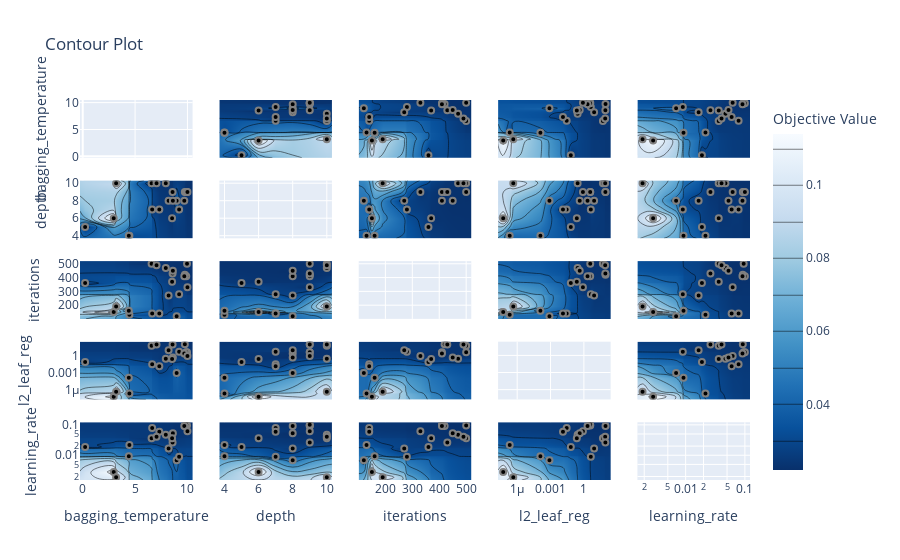

The notebook cell this image was saved under:
### Code cell
plot_contour(study)

### Figure 1 — Plotly figure (JSON) as saved in the notebook; plotly's stock layout.template omitted (floating-point values rounded to 4 significant figures; data arrays with more than 128 entries replaced by an {"elided": "..."} marker saying what was removed)
{"data": [{"type": "scatter", "xaxis": "x", "yaxis": "y"}, {"colorbar": {"title": {"text": "Objective Value"}}, "colorscale": [[0, "rgb(247,251,255)"], [0.125, "rgb(222,235,247)"], [0.25, "rgb(198,219,239)"], [0.375, "rgb(158,202,225)"], [0.5, "rgb(107,174,214)"], [0.625, "rgb(66,146,198)"], [0.75, "rgb(33,113,181)"], [0.875, "rgb(8,81,156)"], [1, "rgb(8,48,107)"]], "connectgaps": true, "contours": {"coloring": "heatmap"}, "hoverinfo": "none", "line": {"smoothing": 1.3}, "reversescale": true, "showscale": true, "type": "contour", "x": [-0.2609, 0.2277, 2.959, 3.188, 4.4, 4.456, 6.574, 6.632, 7.048, 7.314, 7.931, 8.199, 8.533, 8.58, 8.608, 8.969, 9.206, 9.699, 9.753, 9.889, 9.959, 10.0, 10.49], "xaxis": "x6", "y": [3.7, 4, 5, 6, 7, 8, 9, 10, 10.3], "yaxis": "y6", "z": {"elided": "9x23 float values"}}, {"marker": {"color": "black", "line": {"color": "Grey", "width": 2}}, "mode": "markers", "showlegend": false, "type": "scatter", "x": [8.969, 6.632, 4.456, 4.4, 2.959, 7.314, 9.206, 3.188, 7.931, 0.2277, 6.574, 7.048, 9.959, 9.753, 9.889, 9.699, 8.58, 10.0, 8.199, 8.608, 8.533], "xaxis": "x6", "y": [8, 7, 4, 4, 6, 7, 7, 10, 10, 5, 10, 10, 9, 9, 9, 8, 9, 9, 8, 8, 6], "yaxis": "y6"}, {"colorbar": {"title": {"text": "Objective Value"}}, "colorscale": [[0, "rgb(247,251,255)"], [0.125, "rgb(222,235,247)"], [0.25, "rgb(198,219,239)"], [0.375, "rgb(158,202,225)"], [0.5, "rgb(107,174,214)"], [0.625, "rgb(66,146,198)"], [0.75, "rgb(33,113,181)"], [0.875, "rgb(8,81,156)"], [1, "rgb(8,48,107)"]], "connectgaps": true, "contours": {"coloring": "heatmap"}, "hoverinfo": "none", "line": {"smoothing": 1.3}, "reversescale": true, "showscale": false, "type": "contour", "x": [-0.2609, 0.2277, 2.959, 3.188, 4.4, 4.456, 6.574, 6.632, 7.048, 7.314, 7.931, 8.199, 8.533, 8.58, 8.608, 8.969, 9.206, 9.699, 9.753, 9.889, 9.959, 10.0, 10.49], "xaxis": "x11", "y": [101, 120, 130, 140, 150, 160, 190, 270, 280, 330, 360, 370, 410, 420, 430, 450, 470, 490, 500, 519], "yaxis": "y11", "z": {"elided": "20x23 float values"}}, {"marker": {"color": "black", "line": {"color": "Grey", "width": 2}}, "mode": "markers", "showlegend": false, "type": "scatter", "x": [8.969, 6.632, 4.456, 4.4, 2.959, 7.314, 9.206, 3.188, 7.931, 0.2277, 6.574, 7.048, 9.959, 9.753, 9.889, 9.699, 8.58, 10.0, 8.199, 8.608, 8.533], "xaxis": "x11", "y": [120, 140, 130, 160, 150, 140, 280, 190, 470, 360, 500, 490, 500, 420, 410, 410, 430, 330, 270, 450, 370], "yaxis": "y11"}, {"colorbar": {"title": {"text": "Objective Value"}}, "colorscale": [[0, "rgb(247,251,255)"], [0.125, "rgb(222,235,247)"], [0.25, "rgb(198,219,239)"], [0.375, "rgb(158,202,225)"], [0.5, "rgb(107,174,214)"], [0.625, "rgb(66,146,198)"], [0.75, "rgb(33,113,181)"], [0.875, "rgb(8,81,156)"], [1, "rgb(8,48,107)"]], "connectgaps": true, "contours": {"coloring": "heatmap"}, "hoverinfo": "none", "line": {"smoothing": 1.3}, "reversescale": true, "showscale": false, "type": "contour", "x": [-0.2609, 0.2277, 2.959, 3.188, 4.4, 4.456, 6.574, 6.632, 7.048, 7.314, 7.931, 8.199, 8.533, 8.58, 8.608, 8.969, 9.206, 9.699, 9.753, 9.889, 9.959, 10.0, 10.49], "xaxis": "x16", "y": [1.909e-08, 5.508e-08, 2.122e-07, 4.44e-07, 0.0001225, 0.0007949, 0.01312, 0.02823, 0.06655, 0.2307, 0.2728, 0.4196, 0.8178, 2.127, 3.69, 3.724, 4.207, 8.319, 51.41, 82.15, 85.51, 88.38, 255.1], "yaxis": "y16", "z": {"elided": "23x23 float values"}}, {"marker": {"color": "black", "line": {"color": "Grey", "width": 2}}, "mode": "markers", "showlegend": false, "type": "scatter", "x": [8.969, 6.632, 4.456, 4.4, 2.959, 7.314, 9.206, 3.188, 7.931, 0.2277, 6.574, 7.048, 9.959, 9.753, 9.889, 9.699, 8.58, 10.0, 8.199, 8.608, 8.533], "xaxis": "x16", "y": [0.0007949, 0.02823, 2.122e-07, 0.0001225, 5.508e-08, 0.01312, 4.207, 4.44e-07, 0.2728, 0.06655, 51.41, 82.15, 3.724, 88.38, 3.69, 2.127, 85.51, 0.8178, 8.319, 0.4196, 0.2307], "yaxis": "y16"}, {"colorbar": {"title": {"text": "Objective Value"}}, "colorscale": [[0, "rgb(247,251,255)"], [0.125, "rgb(222,235,247)"], [0.25, "rgb(198,219,239)"], [0.375, "rgb(158,202,225)"], [0.5, "rgb(107,174,214)"], [0.625, "rgb(66,146,198)"], [0.75, "rgb(33,113,181)"], [0.875, "rgb(8,81,156)"], [1, "rgb(8,48,107)"]], "connectgaps": true, "contours": {"coloring": "heatmap"}, "hoverinfo": "none", "line": {"smoothing": 1.3}, "reversescale": true, "showscale": false, "type": "contour", "x": [-0.2609, 0.2277, 2.959, 3.188, 4.4, 4.456, 6.574, 6.632, 7.048, 7.314, 7.931, 8.199, 8.533, 8.58, 8.608, 8.969, 9.206, 9.699, 9.753, 9.889, 9.959, 10.0, 10.49], "xaxis": "x21", "y": [0.001537, 0.001875, 0.002827, 0.006901, 0.008958, 0.009208, 0.01656, 0.01883, 0.02161, 0.02621, 0.03608, 0.03617, 0.04034, 0.04697, 0.05287, 0.0597, 0.06213, 0.07824, 0.09105, 0.09214, 0.09534, 0.09992, 0.1219], "yaxis": "y21", "z": {"elided": "23x23 float values"}}, {"marker": {"color": "black", "line": {"color": "Grey", "width": 2}}, "mode": "markers", "showlegend": false, "type": "scatter", "x": [8.969, 6.632, 4.456, 4.4, 2.959, 7.314, 9.206, 3.188, 7.931, 0.2277, 6.574, 7.048, 9.959, 9.753, 9.889, 9.699, 8.58, 10.0, 8.199, 8.608, 8.533], "xaxis": "x21", "y": [0.006901, 0.07824, 0.02161, 0.009208, 0.002827, 0.0597, 0.008958, 0.001875, 0.04697, 0.01883, 0.03608, 0.04034, 0.09534, 0.09214, 0.09992, 0.09105, 0.02621, 0.06213, 0.01656, 0.05287, 0.03617], "yaxis": "y21"}, {"colorbar": {"title": {"text": "Objective Value"}}, "colorscale": [[0, "rgb(247,251,255)"], [0.125, "rgb(222,235,247)"], [0.25, "rgb(198,219,239)"], [0.375, "rgb(158,202,225)"], [0.5, "rgb(107,174,214)"], [0.625, "rgb(66,146,198)"], [0.75, "rgb(33,113,181)"], [0.875, "rgb(8,81,156)"], [1, "rgb(8,48,107)"]], "connectgaps": true, "contours": {"coloring": "heatmap"}, "hoverinfo": "none", "line": {"smoothing": 1.3}, "reversescale": true, "showscale": false, "type": "contour", "x": [3.7, 4, 5, 6, 7, 8, 9, 10, 10.3], "xaxis": "x2", "y": [-0.2609, 0.2277, 2.959, 3.188, 4.4, 4.456, 6.574, 6.632, 7.048, 7.314, 7.931, 8.199, 8.533, 8.58, 8.608, 8.969, 9.206, 9.699, 9.753, 9.889, 9.959, 10.0, 10.49], "yaxis": "y2", "z": {"elided": "23x9 float values"}}, {"marker": {"color": "black", "line": {"color": "Grey", "width": 2}}, "mode": "markers", "showlegend": false, "type": "scatter", "x": [8, 7, 4, 4, 6, 7, 7, 10, 10, 5, 10, 10, 9, 9, 9, 8, 9, 9, 8, 8, 6], "xaxis": "x2", "y": [8.969, 6.632, 4.456, 4.4, 2.959, 7.314, 9.206, 3.188, 7.931, 0.2277, 6.574, 7.048, 9.959, 9.753, 9.889, 9.699, 8.58, 10.0, 8.199, 8.608, 8.533], "yaxis": "y2"}, {"type": "scatter", "xaxis": "x7", "yaxis": "y7"}, {"colorbar": {"title": {"text": "Objective Value"}}, "colorscale": [[0, "rgb(247,251,255)"], [0.125, "rgb(222,235,247)"], [0.25, "rgb(198,219,239)"], [0.375, "rgb(158,202,225)"], [0.5, "rgb(107,174,214)"], [0.625, "rgb(66,146,198)"], [0.75, "rgb(33,113,181)"], [0.875, "rgb(8,81,156)"], [1, "rgb(8,48,107)"]], "connectgaps": true, "contours": {"coloring": "heatmap"}, "hoverinfo": "none", "line": {"smoothing": 1.3}, "reversescale": true, "showscale": false, "type": "contour", "x": [3.7, 4, 5, 6, 7, 8, 9, 10, 10.3], "xaxis": "x12", "y": [101, 120, 130, 140, 150, 160, 190, 270, 280, 330, 360, 370, 410, 420, 430, 450, 470, 490, 500, 519], "yaxis": "y12", "z": {"elided": "20x9 float values"}}, {"marker": {"color": "black", "line": {"color": "Grey", "width": 2}}, "mode": "markers", "showlegend": false, "type": "scatter", "x": [8, 7, 4, 4, 6, 7, 7, 10, 10, 5, 10, 10, 9, 9, 9, 8, 9, 9, 8, 8, 6], "xaxis": "x12", "y": [120, 140, 130, 160, 150, 140, 280, 190, 470, 360, 500, 490, 500, 420, 410, 410, 430, 330, 270, 450, 370], "yaxis": "y12"}, {"colorbar": {"title": {"text": "Objective Value"}}, "colorscale": [[0, "rgb(247,251,255)"], [0.125, "rgb(222,235,247)"], [0.25, "rgb(198,219,239)"], [0.375, "rgb(158,202,225)"], [0.5, "rgb(107,174,214)"], [0.625, "rgb(66,146,198)"], [0.75, "rgb(33,113,181)"], [0.875, "rgb(8,81,156)"], [1, "rgb(8,48,107)"]], "connectgaps": true, "contours": {"coloring": "heatmap"}, "hoverinfo": "none", "line": {"smoothing": 1.3}, "reversescale": true, "showscale": false, "type": "contour", "x": [3.7, 4, 5, 6, 7, 8, 9, 10, 10.3], "xaxis": "x17", "y": [1.909e-08, 5.508e-08, 2.122e-07, 4.44e-07, 0.0001225, 0.0007949, 0.01312, 0.02823, 0.06655, 0.2307, 0.2728, 0.4196, 0.8178, 2.127, 3.69, 3.724, 4.207, 8.319, 51.41, 82.15, 85.51, 88.38, 255.1], "yaxis": "y17", "z": {"elided": "23x9 float values"}}, {"marker": {"color": "black", "line": {"color": "Grey", "width": 2}}, "mode": "markers", "showlegend": false, "type": "scatter", "x": [8, 7, 4, 4, 6, 7, 7, 10, 10, 5, 10, 10, 9, 9, 9, 8, 9, 9, 8, 8, 6], "xaxis": "x17", "y": [0.0007949, 0.02823, 2.122e-07, 0.0001225, 5.508e-08, 0.01312, 4.207, 4.44e-07, 0.2728, 0.06655, 51.41, 82.15, 3.724, 88.38, 3.69, 2.127, 85.51, 0.8178, 8.319, 0.4196, 0.2307], "yaxis": "y17"}, {"colorbar": {"title": {"text": "Objective Value"}}, "colorscale": [[0, "rgb(247,251,255)"], [0.125, "rgb(222,235,247)"], [0.25, "rgb(198,219,239)"], [0.375, "rgb(158,202,225)"], [0.5, "rgb(107,174,214)"], [0.625, "rgb(66,146,198)"], [0.75, "rgb(33,113,181)"], [0.875, "rgb(8,81,156)"], [1, "rgb(8,48,107)"]], "connectgaps": true, "contours": {"coloring": "heatmap"}, "hoverinfo": "none", "line": {"smoothing": 1.3}, "reversescale": true, "showscale": false, "type": "contour", "x": [3.7, 4, 5, 6, 7, 8, 9, 10, 10.3], "xaxis": "x22", "y": [0.001537, 0.001875, 0.002827, 0.006901, 0.008958, 0.009208, 0.01656, 0.01883, 0.02161, 0.02621, 0.03608, 0.03617, 0.04034, 0.04697, 0.05287, 0.0597, 0.06213, 0.07824, 0.09105, 0.09214, 0.09534, 0.09992, 0.1219], "yaxis": "y22", "z": {"elided": "23x9 float values"}}, {"marker": {"color": "black", "line": {"color": "Grey", "width": 2}}, "mode": "markers", "showlegend": false, "type": "scatter", "x": [8, 7, 4, 4, 6, 7, 7, 10, 10, 5, 10, 10, 9, 9, 9, 8, 9, 9, 8, 8, 6], "xaxis": "x22", "y": [0.006901, 0.07824, 0.02161, 0.009208, 0.002827, 0.0597, 0.008958, 0.001875, 0.04697, 0.01883, 0.03608, 0.04034, 0.09534, 0.09214, 0.09992, 0.09105, 0.02621, 0.06213, 0.01656, 0.05287, 0.03617], "yaxis": "y22"}, {"colorbar": {"title": {"text": "Objective Value"}}, "colorscale": [[0, "rgb(247,251,255)"], [0.125, "rgb(222,235,247)"], [0.25, "rgb(198,219,239)"], [0.375, "rgb(158,202,225)"], [0.5, "rgb(107,174,214)"], [0.625, "rgb(66,146,198)"], [0.75, "rgb(33,113,181)"], [0.875, "rgb(8,81,156)"], [1, "rgb(8,48,107)"]], "connectgaps": true, "contours": {"coloring": "heatmap"}, "hoverinfo": "none", "line": {"smoothing": 1.3}, "reversescale": true, "showscale": false, "type": "contour", "x": [101, 120, 130, 140, 150, 160, 190, 270, 280, 330, 360, 370, 410, 420, 430, 450, 470, 490, 500, 519], "xaxis": "x3", "y": [-0.2609, 0.2277, 2.959, 3.188, 4.4, 4.456, 6.574, 6.632, 7.048, 7.314, 7.931, 8.199, 8.533, 8.58, 8.608, 8.969, 9.206, 9.699, 9.753, 9.889, 9.959, 10.0, 10.49], "yaxis": "y3", "z": {"elided": "23x20 float values"}}, {"marker": {"color": "black", "line": {"color": "Grey", "width": 2}}, "mode": "markers", "showlegend": false, "type": "scatter", "x": [120, 140, 130, 160, 150, 140, 280, 190, 470, 360, 500, 490, 500, 420, 410, 410, 430, 330, 270, 450, 370], "xaxis": "x3", "y": [8.969, 6.632, 4.456, 4.4, 2.959, 7.314, 9.206, 3.188, 7.931, 0.2277, 6.574, 7.048, 9.959, 9.753, 9.889, 9.699, 8.58, 10.0, 8.199, 8.608, 8.533], "yaxis": "y3"}, {"colorbar": {"title": {"text": "Objective Value"}}, "colorscale": [[0, "rgb(247,251,255)"], [0.125, "rgb(222,235,247)"], [0.25, "rgb(198,219,239)"], [0.375, "rgb(158,202,225)"], [0.5, "rgb(107,174,214)"], [0.625, "rgb(66,146,198)"], [0.75, "rgb(33,113,181)"], [0.875, "rgb(8,81,156)"], [1, "rgb(8,48,107)"]], "connectgaps": true, "contours": {"coloring": "heatmap"}, "hoverinfo": "none", "line": {"smoothing": 1.3}, "reversescale": true, "showscale": false, "type": "contour", "x": [101, 120, 130, 140, 150, 160, 190, 270, 280, 330, 360, 370, 410, 420, 430, 450, 470, 490, 500, 519], "xaxis": "x8", "y": [3.7, 4, 5, 6, 7, 8, 9, 10, 10.3], "yaxis": "y8", "z": {"elided": "9x20 float values"}}, {"marker": {"color": "black", "line": {"color": "Grey", "width": 2}}, "mode": "markers", "showlegend": false, "type": "scatter", "x": [120, 140, 130, 160, 150, 140, 280, 190, 470, 360, 500, 490, 500, 420, 410, 410, 430, 330, 270, 450, 370], "xaxis": "x8", "y": [8, 7, 4, 4, 6, 7, 7, 10, 10, 5, 10, 10, 9, 9, 9, 8, 9, 9, 8, 8, 6], "yaxis": "y8"}, {"type": "scatter", "xaxis": "x13", "yaxis": "y13"}, {"colorbar": {"title": {"text": "Objective Value"}}, "colorscale": [[0, "rgb(247,251,255)"], [0.125, "rgb(222,235,247)"], [0.25, "rgb(198,219,239)"], [0.375, "rgb(158,202,225)"], [0.5, "rgb(107,174,214)"], [0.625, "rgb(66,146,198)"], [0.75, "rgb(33,113,181)"], [0.875, "rgb(8,81,156)"], [1, "rgb(8,48,107)"]], "connectgaps": true, "contours": {"coloring": "heatmap"}, "hoverinfo": "none", "line": {"smoothing": 1.3}, "reversescale": true, "showscale": false, "type": "contour", "x": [101, 120, 130, 140, 150, 160, 190, 270, 280, 330, 360, 370, 410, 420, 430, 450, 470, 490, 500, 519], "xaxis": "x18", "y": [1.909e-08, 5.508e-08, 2.122e-07, 4.44e-07, 0.0001225, 0.0007949, 0.01312, 0.02823, 0.06655, 0.2307, 0.2728, 0.4196, 0.8178, 2.127, 3.69, 3.724, 4.207, 8.319, 51.41, 82.15, 85.51, 88.38, 255.1], "yaxis": "y18", "z": {"elided": "23x20 float values"}}, {"marker": {"color": "black", "line": {"color": "Grey", "width": 2}}, "mode": "markers", "showlegend": false, "type": "scatter", "x": [120, 140, 130, 160, 150, 140, 280, 190, 470, 360, 500, 490, 500, 420, 410, 410, 430, 330, 270, 450, 370], "xaxis": "x18", "y": [0.0007949, 0.02823, 2.122e-07, 0.0001225, 5.508e-08, 0.01312, 4.207, 4.44e-07, 0.2728, 0.06655, 51.41, 82.15, 3.724, 88.38, 3.69, 2.127, 85.51, 0.8178, 8.319, 0.4196, 0.2307], "yaxis": "y18"}, {"colorbar": {"title": {"text": "Objective Value"}}, "colorscale": [[0, "rgb(247,251,255)"], [0.125, "rgb(222,235,247)"], [0.25, "rgb(198,219,239)"], [0.375, "rgb(158,202,225)"], [0.5, "rgb(107,174,214)"], [0.625, "rgb(66,146,198)"], [0.75, "rgb(33,113,181)"], [0.875, "rgb(8,81,156)"], [1, "rgb(8,48,107)"]], "connectgaps": true, "contours": {"coloring": "heatmap"}, "hoverinfo": "none", "line": {"smoothing": 1.3}, "reversescale": true, "showscale": false, "type": "contour", "x": [101, 120, 130, 140, 150, 160, 190, 270, 280, 330, 360, 370, 410, 420, 430, 450, 470, 490, 500, 519], "xaxis": "x23", "y": [0.001537, 0.001875, 0.002827, 0.006901, 0.008958, 0.009208, 0.01656, 0.01883, 0.02161, 0.02621, 0.03608, 0.03617, 0.04034, 0.04697, 0.05287, 0.0597, 0.06213, 0.07824, 0.09105, 0.09214, 0.09534, 0.09992, 0.1219], "yaxis": "y23", "z": {"elided": "23x20 float values"}}, {"marker": {"color": "black", "line": {"color": "Grey", "width": 2}}, "mode": "markers", "showlegend": false, "type": "scatter", "x": [120, 140, 130, 160, 150, 140, 280, 190, 470, 360, 500, 490, 500, 420, 410, 410, 430, 330, 270, 450, 370], "xaxis": "x23", "y": [0.006901, 0.07824, 0.02161, 0.009208, 0.002827, 0.0597, 0.008958, 0.001875, 0.04697, 0.01883, 0.03608, 0.04034, 0.09534, 0.09214, 0.09992, 0.09105, 0.02621, 0.06213, 0.01656, 0.05287, 0.03617], "yaxis": "y23"}, {"colorbar": {"title": {"text": "Objective Value"}}, "colorscale": [[0, "rgb(247,251,255)"], [0.125, "rgb(222,235,247)"], [0.25, "rgb(198,219,239)"], [0.375, "rgb(158,202,225)"], [0.5, "rgb(107,174,214)"], [0.625, "rgb(66,146,198)"], [0.75, "rgb(33,113,181)"], [0.875, "rgb(8,81,156)"], [1, "rgb(8,48,107)"]], "connectgaps": true, "contours": {"coloring": "heatmap"}, "hoverinfo": "none", "line": {"smoothing": 1.3}, "reversescale": true, "showscale": false, "type": "contour", "x": [1.909e-08, 5.508e-08, 2.122e-07, 4.44e-07, 0.0001225, 0.0007949, 0.01312, 0.02823, 0.06655, 0.2307, 0.2728, 0.4196, 0.8178, 2.127, 3.69, 3.724, 4.207, 8.319, 51.41, 82.15, 85.51, 88.38, 255.1], "xaxis": "x4", "y": [-0.2609, 0.2277, 2.959, 3.188, 4.4, 4.456, 6.574, 6.632, 7.048, 7.314, 7.931, 8.199, 8.533, 8.58, 8.608, 8.969, 9.206, 9.699, 9.753, 9.889, 9.959, 10.0, 10.49], "yaxis": "y4", "z": {"elided": "23x23 float values"}}, {"marker": {"color": "black", "line": {"color": "Grey", "width": 2}}, "mode": "markers", "showlegend": false, "type": "scatter", "x": [0.0007949, 0.02823, 2.122e-07, 0.0001225, 5.508e-08, 0.01312, 4.207, 4.44e-07, 0.2728, 0.06655, 51.41, 82.15, 3.724, 88.38, 3.69, 2.127, 85.51, 0.8178, 8.319, 0.4196, 0.2307], "xaxis": "x4", "y": [8.969, 6.632, 4.456, 4.4, 2.959, 7.314, 9.206, 3.188, 7.931, 0.2277, 6.574, 7.048, 9.959, 9.753, 9.889, 9.699, 8.58, 10.0, 8.199, 8.608, 8.533], "yaxis": "y4"}, {"colorbar": {"title": {"text": "Objective Value"}}, "colorscale": [[0, "rgb(247,251,255)"], [0.125, "rgb(222,235,247)"], [0.25, "rgb(198,219,239)"], [0.375, "rgb(158,202,225)"], [0.5, "rgb(107,174,214)"], [0.625, "rgb(66,146,198)"], [0.75, "rgb(33,113,181)"], [0.875, "rgb(8,81,156)"], [1, "rgb(8,48,107)"]], "connectgaps": true, "contours": {"coloring": "heatmap"}, "hoverinfo": "none", "line": {"smoothing": 1.3}, "reversescale": true, "showscale": false, "type": "contour", "x": [1.909e-08, 5.508e-08, 2.122e-07, 4.44e-07, 0.0001225, 0.0007949, 0.01312, 0.02823, 0.06655, 0.2307, 0.2728, 0.4196, 0.8178, 2.127, 3.69, 3.724, 4.207, 8.319, 51.41, 82.15, 85.51, 88.38, 255.1], "xaxis": "x9", "y": [3.7, 4, 5, 6, 7, 8, 9, 10, 10.3], "yaxis": "y9", "z": {"elided": "9x23 float values"}}, {"marker": {"color": "black", "line": {"color": "Grey", "width": 2}}, "mode": "markers", "showlegend": false, "type": "scatter", "x": [0.0007949, 0.02823, 2.122e-07, 0.0001225, 5.508e-08, 0.01312, 4.207, 4.44e-07, 0.2728, 0.06655, 51.41, 82.15, 3.724, 88.38, 3.69, 2.127, 85.51, 0.8178, 8.319, 0.4196, 0.2307], "xaxis": "x9", "y": [8, 7, 4, 4, 6, 7, 7, 10, 10, 5, 10, 10, 9, 9, 9, 8, 9, 9, 8, 8, 6], "yaxis": "y9"}, {"colorbar": {"title": {"text": "Objective Value"}}, "colorscale": [[0, "rgb(247,251,255)"], [0.125, "rgb(222,235,247)"], [0.25, "rgb(198,219,239)"], [0.375, "rgb(158,202,225)"], [0.5, "rgb(107,174,214)"], [0.625, "rgb(66,146,198)"], [0.75, "rgb(33,113,181)"], [0.875, "rgb(8,81,156)"], [1, "rgb(8,48,107)"]], "connectgaps": true, "contours": {"coloring": "heatmap"}, "hoverinfo": "none", "line": {"smoothing": 1.3}, "reversescale": true, "showscale": false, "type": "contour", "x": [1.909e-08, 5.508e-08, 2.122e-07, 4.44e-07, 0.0001225, 0.0007949, 0.01312, 0.02823, 0.06655, 0.2307, 0.2728, 0.4196, 0.8178, 2.127, 3.69, 3.724, 4.207, 8.319, 51.41, 82.15, 85.51, 88.38, 255.1], "xaxis": "x14", "y": [101, 120, 130, 140, 150, 160, 190, 270, 280, 330, 360, 370, 410, 420, 430, 450, 470, 490, 500, 519], "yaxis": "y14", "z": {"elided": "20x23 float values"}}, {"marker": {"color": "black", "line": {"color": "Grey", "width": 2}}, "mode": "markers", "showlegend": false, "type": "scatter", "x": [0.0007949, 0.02823, 2.122e-07, 0.0001225, 5.508e-08, 0.01312, 4.207, 4.44e-07, 0.2728, 0.06655, 51.41, 82.15, 3.724, 88.38, 3.69, 2.127, 85.51, 0.8178, 8.319, 0.4196, 0.2307], "xaxis": "x14", "y": [120, 140, 130, 160, 150, 140, 280, 190, 470, 360, 500, 490, 500, 420, 410, 410, 430, 330, 270, 450, 370], "yaxis": "y14"}, {"type": "scatter", "xaxis": "x19", "yaxis": "y19"}, {"colorbar": {"title": {"text": "Objective Value"}}, "colorscale": [[0, "rgb(247,251,255)"], [0.125, "rgb(222,235,247)"], [0.25, "rgb(198,219,239)"], [0.375, "rgb(158,202,225)"], [0.5, "rgb(107,174,214)"], [0.625, "rgb(66,146,198)"], [0.75, "rgb(33,113,181)"], [0.875, "rgb(8,81,156)"], [1, "rgb(8,48,107)"]], "connectgaps": true, "contours": {"coloring": "heatmap"}, "hoverinfo": "none", "line": {"smoothing": 1.3}, "reversescale": true, "showscale": false, "type": "contour", "x": [1.909e-08, 5.508e-08, 2.122e-07, 4.44e-07, 0.0001225, 0.0007949, 0.01312, 0.02823, 0.06655, 0.2307, 0.2728, 0.4196, 0.8178, 2.127, 3.69, 3.724, 4.207, 8.319, 51.41, 82.15, 85.51, 88.38, 255.1], "xaxis": "x24", "y": [0.001537, 0.001875, 0.002827, 0.006901, 0.008958, 0.009208, 0.01656, 0.01883, 0.02161, 0.02621, 0.03608, 0.03617, 0.04034, 0.04697, 0.05287, 0.0597, 0.06213, 0.07824, 0.09105, 0.09214, 0.09534, 0.09992, 0.1219], "yaxis": "y24", "z": {"elided": "23x23 float values"}}, {"marker": {"color": "black", "line": {"color": "Grey", "width": 2}}, "mode": "markers", "showlegend": false, "type": "scatter", "x": [0.0007949, 0.02823, 2.122e-07, 0.0001225, 5.508e-08, 0.01312, 4.207, 4.44e-07, 0.2728, 0.06655, 51.41, 82.15, 3.724, 88.38, 3.69, 2.127, 85.51, 0.8178, 8.319, 0.4196, 0.2307], "xaxis": "x24", "y": [0.006901, 0.07824, 0.02161, 0.009208, 0.002827, 0.0597, 0.008958, 0.001875, 0.04697, 0.01883, 0.03608, 0.04034, 0.09534, 0.09214, 0.09992, 0.09105, 0.02621, 0.06213, 0.01656, 0.05287, 0.03617], "yaxis": "y24"}, {"colorbar": {"title": {"text": "Objective Value"}}, "colorscale": [[0, "rgb(247,251,255)"], [0.125, "rgb(222,235,247)"], [0.25, "rgb(198,219,239)"], [0.375, "rgb(158,202,225)"], [0.5, "rgb(107,174,214)"], [0.625, "rgb(66,146,198)"], [0.75, "rgb(33,113,181)"], [0.875, "rgb(8,81,156)"], [1, "rgb(8,48,107)"]], "connectgaps": true, "contours": {"coloring": "heatmap"}, "hoverinfo": "none", "line": {"smoothing": 1.3}, "reversescale": true, "showscale": false, "type": "contour", "x": [0.001537, 0.001875, 0.002827, 0.006901, 0.008958, 0.009208, 0.01656, 0.01883, 0.02161, 0.02621, 0.03608, 0.03617, 0.04034, 0.04697, 0.05287, 0.0597, 0.06213, 0.07824, 0.09105, 0.09214, 0.09534, 0.09992, 0.1219], "xaxis": "x5", "y": [-0.2609, 0.2277, 2.959, 3.188, 4.4, 4.456, 6.574, 6.632, 7.048, 7.314, 7.931, 8.199, 8.533, 8.58, 8.608, 8.969, 9.206, 9.699, 9.753, 9.889, 9.959, 10.0, 10.49], "yaxis": "y5", "z": {"elided": "23x23 float values"}}, {"marker": {"color": "black", "line": {"color": "Grey", "width": 2}}, "mode": "markers", "showlegend": false, "type": "scatter", "x": [0.006901, 0.07824, 0.02161, 0.009208, 0.002827, 0.0597, 0.008958, 0.001875, 0.04697, 0.01883, 0.03608, 0.04034, 0.09534, 0.09214, 0.09992, 0.09105, 0.02621, 0.06213, 0.01656, 0.05287, 0.03617], "xaxis": "x5", "y": [8.969, 6.632, 4.456, 4.4, 2.959, 7.314, 9.206, 3.188, 7.931, 0.2277, 6.574, 7.048, 9.959, 9.753, 9.889, 9.699, 8.58, 10.0, 8.199, 8.608, 8.533], "yaxis": "y5"}, {"colorbar": {"title": {"text": "Objective Value"}}, "colorscale": [[0, "rgb(247,251,255)"], [0.125, "rgb(222,235,247)"], [0.25, "rgb(198,219,239)"], [0.375, "rgb(158,202,225)"], [0.5, "rgb(107,174,214)"], [0.625, "rgb(66,146,198)"], [0.75, "rgb(33,113,181)"], [0.875, "rgb(8,81,156)"], [1, "rgb(8,48,107)"]], "connectgaps": true, "contours": {"coloring": "heatmap"}, "hoverinfo": "none", "line": {"smoothing": 1.3}, "reversescale": true, "showscale": false, "type": "contour", "x": [0.001537, 0.001875, 0.002827, 0.006901, 0.008958, 0.009208, 0.01656, 0.01883, 0.02161, 0.02621, 0.03608, 0.03617, 0.04034, 0.04697, 0.05287, 0.0597, 0.06213, 0.07824, 0.09105, 0.09214, 0.09534, 0.09992, 0.1219], "xaxis": "x10", "y": [3.7, 4, 5, 6, 7, 8, 9, 10, 10.3], "yaxis": "y10", "z": {"elided": "9x23 float values"}}, {"marker": {"color": "black", "line": {"color": "Grey", "width": 2}}, "mode": "markers", "showlegend": false, "type": "scatter", "x": [0.006901, 0.07824, 0.02161, 0.009208, 0.002827, 0.0597, 0.008958, 0.001875, 0.04697, 0.01883, 0.03608, 0.04034, 0.09534, 0.09214, 0.09992, 0.09105, 0.02621, 0.06213, 0.01656, 0.05287, 0.03617], "xaxis": "x10", "y": [8, 7, 4, 4, 6, 7, 7, 10, 10, 5, 10, 10, 9, 9, 9, 8, 9, 9, 8, 8, 6], "yaxis": "y10"}, {"colorbar": {"title": {"text": "Objective Value"}}, "colorscale": [[0, "rgb(247,251,255)"], [0.125, "rgb(222,235,247)"], [0.25, "rgb(198,219,239)"], [0.375, "rgb(158,202,225)"], [0.5, "rgb(107,174,214)"], [0.625, "rgb(66,146,198)"], [0.75, "rgb(33,113,181)"], [0.875, "rgb(8,81,156)"], [1, "rgb(8,48,107)"]], "connectgaps": true, "contours": {"coloring": "heatmap"}, "hoverinfo": "none", "line": {"smoothing": 1.3}, "reversescale": true, "showscale": false, "type": "contour", "x": [0.001537, 0.001875, 0.002827, 0.006901, 0.008958, 0.009208, 0.01656, 0.01883, 0.02161, 0.02621, 0.03608, 0.03617, 0.04034, 0.04697, 0.05287, 0.0597, 0.06213, 0.07824, 0.09105, 0.09214, 0.09534, 0.09992, 0.1219], "xaxis": "x15", "y": [101, 120, 130, 140, 150, 160, 190, 270, 280, 330, 360, 370, 410, 420, 430, 450, 470, 490, 500, 519], "yaxis": "y15", "z": {"elided": "20x23 float values"}}, {"marker": {"color": "black", "line": {"color": "Grey", "width": 2}}, "mode": "markers", "showlegend": false, "type": "scatter", "x": [0.006901, 0.07824, 0.02161, 0.009208, 0.002827, 0.0597, 0.008958, 0.001875, 0.04697, 0.01883, 0.03608, 0.04034, 0.09534, 0.09214, 0.09992, 0.09105, 0.02621, 0.06213, 0.01656, 0.05287, 0.03617], "xaxis": "x15", "y": [120, 140, 130, 160, 150, 140, 280, 190, 470, 360, 500, 490, 500, 420, 410, 410, 430, 330, 270, 450, 370], "yaxis": "y15"}, {"colorbar": {"title": {"text": "Objective Value"}}, "colorscale": [[0, "rgb(247,251,255)"], [0.125, "rgb(222,235,247)"], [0.25, "rgb(198,219,239)"], [0.375, "rgb(158,202,225)"], [0.5, "rgb(107,174,214)"], [0.625, "rgb(66,146,198)"], [0.75, "rgb(33,113,181)"], [0.875, "rgb(8,81,156)"], [1, "rgb(8,48,107)"]], "connectgaps": true, "contours": {"coloring": "heatmap"}, "hoverinfo": "none", "line": {"smoothing": 1.3}, "reversescale": true, "showscale": false, "type": "contour", "x": [0.001537, 0.001875, 0.002827, 0.006901, 0.008958, 0.009208, 0.01656, 0.01883, 0.02161, 0.02621, 0.03608, 0.03617, 0.04034, 0.04697, 0.05287, 0.0597, 0.06213, 0.07824, 0.09105, 0.09214, 0.09534, 0.09992, 0.1219], "xaxis": "x20", "y": [1.909e-08, 5.508e-08, 2.122e-07, 4.44e-07, 0.0001225, 0.0007949, 0.01312, 0.02823, 0.06655, 0.2307, 0.2728, 0.4196, 0.8178, 2.127, 3.69, 3.724, 4.207, 8.319, 51.41, 82.15, 85.51, 88.38, 255.1], "yaxis": "y20", "z": {"elided": "23x23 float values"}}, {"marker": {"color": "black", "line": {"color": "Grey", "width": 2}}, "mode": "markers", "showlegend": false, "type": "scatter", "x": [0.006901, 0.07824, 0.02161, 0.009208, 0.002827, 0.0597, 0.008958, 0.001875, 0.04697, 0.01883, 0.03608, 0.04034, 0.09534, 0.09214, 0.09992, 0.09105, 0.02621, 0.06213, 0.01656, 0.05287, 0.03617], "xaxis": "x20", "y": [0.0007949, 0.02823, 2.122e-07, 0.0001225, 5.508e-08, 0.01312, 4.207, 4.44e-07, 0.2728, 0.06655, 51.41, 82.15, 3.724, 88.38, 3.69, 2.127, 85.51, 0.8178, 8.319, 0.4196, 0.2307], "yaxis": "y20"}, {"type": "scatter", "xaxis": "x25", "yaxis": "y25"}], "layout": {"title": {"text": "Contour Plot"}, "xaxis": {"anchor": "y", "domain": [0, 0.168], "matches": "x21", "range": [-0.2609, 10.49], "showticklabels": false}, "xaxis10": {"anchor": "y10", "domain": [0.832, 1], "matches": "x25", "range": [-2.813, -0.914], "showticklabels": false, "type": "log"}, "xaxis11": {"anchor": "y11", "domain": [0, 0.168], "matches": "x21", "range": [-0.2609, 10.49], "showticklabels": false}, "xaxis12": {"anchor": "y12", "domain": [0.208, 0.376], "matches": "x22", "range": [3.7, 10.3], "showticklabels": false}, "xaxis13": {"anchor": "y13", "domain": [0.416, 0.584], "matches": "x23", "range": [101, 519], "showticklabels": false}, "xaxis14": {"anchor": "y14", "domain": [0.624, 0.792], "matches": "x24", "range": [-7.719, 2.407], "showticklabels": false, "type": "log"}, "xaxis15": {"anchor": "y15", "domain": [0.832, 1], "matches": "x25", "range": [-2.813, -0.914], "showticklabels": false, "type": "log"}, "xaxis16": {"anchor": "y16", "domain": [0, 0.168], "matches": "x21", "range": [-0.2609, 10.49], "showticklabels": false}, "xaxis17": {"anchor": "y17", "domain": [0.208, 0.376], "matches": "x22", "range": [3.7, 10.3], "showticklabels": false}, "xaxis18": {"anchor": "y18", "domain": [0.416, 0.584], "matches": "x23", "range": [101, 519], "showticklabels": false}, "xaxis19": {"anchor": "y19", "domain": [0.624, 0.792], "matches": "x24", "range": [-7.719, 2.407], "showticklabels": false, "type": "log"}, "xaxis2": {"anchor": "y2", "domain": [0.208, 0.376], "matches": "x22", "range": [3.7, 10.3], "showticklabels": false}, "xaxis20": {"anchor": "y20", "domain": [0.832, 1], "matches": "x25", "range": [-2.813, -0.914], "showticklabels": false, "type": "log"}, "xaxis21": {"anchor": "y21", "domain": [0, 0.168], "range": [-0.2609, 10.49], "title": {"text": "bagging_temperature"}}, "xaxis22": {"anchor": "y22", "domain": [0.208, 0.376], "range": [3.7, 10.3], "title": {"text": "depth"}}, "xaxis23": {"anchor": "y23", "domain": [0.416, 0.584], "range": [101, 519], "title": {"text": "iterations"}}, "xaxis24": {"anchor": "y24", "domain": [0.624, 0.792], "range": [-7.719, 2.407], "title": {"text": "l2_leaf_reg"}, "type": "log"}, "xaxis25": {"anchor": "y25", "domain": [0.832, 1], "range": [-2.813, -0.914], "title": {"text": "learning_rate"}, "type": "log"}, "xaxis3": {"anchor": "y3", "domain": [0.416, 0.584], "matches": "x23", "range": [101, 519], "showticklabels": false}, "xaxis4": {"anchor": "y4", "domain": [0.624, 0.792], "matches": "x24", "range": [-7.719, 2.407], "showticklabels": false, "type": "log"}, "xaxis5": {"anchor": "y5", "domain": [0.832, 1], "matches": "x25", "range": [-2.813, -0.914], "showticklabels": false, "type": "log"}, "xaxis6": {"anchor": "y6", "domain": [0, 0.168], "matches": "x21", "range": [-0.2609, 10.49], "showticklabels": false}, "xaxis7": {"anchor": "y7", "domain": [0.208, 0.376], "matches": "x22", "range": [3.7, 10.3], "showticklabels": false}, "xaxis8": {"anchor": "y8", "domain": [0.416, 0.584], "matches": "x23", "range": [101, 519], "showticklabels": false}, "xaxis9": {"anchor": "y9", "domain": [0.624, 0.792], "matches": "x24", "range": [-7.719, 2.407], "showticklabels": false, "type": "log"}, "yaxis": {"anchor": "x", "domain": [0.848, 1], "range": [-0.2609, 10.49], "title": {"text": "bagging_temperature"}}, "yaxis10": {"anchor": "x10", "domain": [0.636, 0.788], "matches": "y6", "range": [3.7, 10.3], "showticklabels": false}, "yaxis11": {"anchor": "x11", "domain": [0.424, 0.576], "range": [101, 519], "title": {"text": "iterations"}}, "yaxis12": {"anchor": "x12", "domain": [0.424, 0.576], "matches": "y11", "range": [101, 519], "showticklabels": false}, "yaxis13": {"anchor": "x13", "domain": [0.424, 0.576], "matches": "y11", "range": [101, 519], "showticklabels": false}, "yaxis14": {"anchor": "x14", "domain": [0.424, 0.576], "matches": "y11", "range": [101, 519], "showticklabels": false}, "yaxis15": {"anchor": "x15", "domain": [0.424, 0.576], "matches": "y11", "range": [101, 519], "showticklabels": false}, "yaxis16": {"anchor": "x16", "domain": [0.212, 0.364], "range": [-7.719, 2.407], "title": {"text": "l2_leaf_reg"}, "type": "log"}, "yaxis17": {"anchor": "x17", "domain": [0.212, 0.364], "matches": "y16", "range": [-7.719, 2.407], "showticklabels": false, "type": "log"}, "yaxis18": {"anchor": "x18", "domain": [0.212, 0.364], "matches": "y16", "range": [-7.719, 2.407], "showticklabels": false, "type": "log"}, "yaxis19": {"anchor": "x19", "domain": [0.212, 0.364], "matches": "y16", "range": [-7.719, 2.407], "showticklabels": false, "type": "log"}, "yaxis2": {"anchor": "x2", "domain": [0.848, 1], "matches": "y", "range": [-0.2609, 10.49], "showticklabels": false}, "yaxis20": {"anchor": "x20", "domain": [0.212, 0.364], "matches": "y16", "range": [-7.719, 2.407], "showticklabels": false, "type": "log"}, "yaxis21": {"anchor": "x21", "domain": [0, 0.152], "range": [-2.813, -0.914], "title": {"text": "learning_rate"}, "type": "log"}, "yaxis22": {"anchor": "x22", "domain": [0, 0.152], "matches": "y21", "range": [-2.813, -0.914], "showticklabels": false, "type": "log"}, "yaxis23": {"anchor": "x23", "domain": [0, 0.152], "matches": "y21", "range": [-2.813, -0.914], "showticklabels": false, "type": "log"}, "yaxis24": {"anchor": "x24", "domain": [0, 0.152], "matches": "y21", "range": [-2.813, -0.914], "showticklabels": false, "type": "log"}, "yaxis25": {"anchor": "x25", "domain": [0, 0.152], "matches": "y21", "range": [-2.813, -0.914], "showticklabels": false, "type": "log"}, "yaxis3": {"anchor": "x3", "domain": [0.848, 1], "matches": "y", "range": [-0.2609, 10.49], "showticklabels": false}, "yaxis4": {"anchor": "x4", "domain": [0.848, 1], "matches": "y", "range": [-0.2609, 10.49], "showticklabels": false}, "yaxis5": {"anchor": "x5", "domain": [0.848, 1], "matches": "y", "range": [-0.2609, 10.49], "showticklabels": false}, "yaxis6": {"anchor": "x6", "domain": [0.636, 0.788], "range": [3.7, 10.3], "title": {"text": "depth"}}, "yaxis7": {"anchor": "x7", "domain": [0.636, 0.788], "matches": "y6", "range": [3.7, 10.3], "showticklabels": false}, "yaxis8": {"anchor": "x8", "domain": [0.636, 0.788], "matches": "y6", "range": [3.7, 10.3], "showticklabels": false}, "yaxis9": {"anchor": "x9", "domain": [0.636, 0.788], "matches": "y6", "range": [3.7, 10.3], "showticklabels": false}}}
